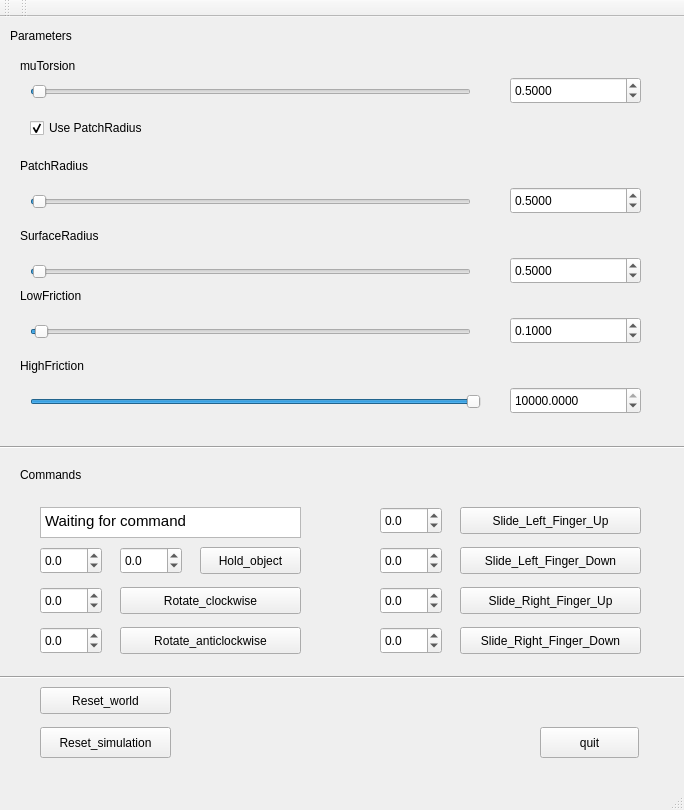
<?xml version="1.0" encoding="UTF-8"?>
<ui version="4.0">
 <class>MainWindow</class>
 <widget class="QMainWindow" name="MainWindow">
  <property name="geometry">
   <rect>
    <x>0</x>
    <y>0</y>
    <width>684</width>
    <height>810</height>
   </rect>
  </property>
  <property name="windowTitle">
   <string>MainWindow</string>
  </property>
  <widget class="QWidget" name="centralwidget">
   <widget class="QSlider" name="slider_muTorsion">
    <property name="geometry">
     <rect>
      <x>30</x>
      <y>60</y>
      <width>441</width>
      <height>29</height>
     </rect>
    </property>
    <property name="maximum">
     <number>1000000</number>
    </property>
    <property name="value">
     <number>500</number>
    </property>
    <property name="orientation">
     <enum>Qt::Horizontal</enum>
    </property>
    <property name="tickPosition">
     <enum>QSlider::NoTicks</enum>
    </property>
   </widget>
   <widget class="QSlider" name="slider_PatchRadius">
    <property name="geometry">
     <rect>
      <x>30</x>
      <y>170</y>
      <width>441</width>
      <height>29</height>
     </rect>
    </property>
    <property name="maximum">
     <number>1000000</number>
    </property>
    <property name="value">
     <number>500</number>
    </property>
    <property name="orientation">
     <enum>Qt::Horizontal</enum>
    </property>
   </widget>
   <widget class="QSlider" name="slider_SurfaceRadius">
    <property name="geometry">
     <rect>
      <x>30</x>
      <y>240</y>
      <width>441</width>
      <height>29</height>
     </rect>
    </property>
    <property name="maximum">
     <number>1000000</number>
    </property>
    <property name="value">
     <number>500</number>
    </property>
    <property name="orientation">
     <enum>Qt::Horizontal</enum>
    </property>
   </widget>
   <widget class="QLabel" name="label_muTorsion">
    <property name="geometry">
     <rect>
      <x>20</x>
      <y>40</y>
      <width>91</width>
      <height>17</height>
     </rect>
    </property>
    <property name="text">
     <string>muTorsion</string>
    </property>
   </widget>
   <widget class="QLabel" name="label_PatchRadius">
    <property name="geometry">
     <rect>
      <x>20</x>
      <y>140</y>
      <width>101</width>
      <height>17</height>
     </rect>
    </property>
    <property name="text">
     <string>PatchRadius</string>
    </property>
   </widget>
   <widget class="QLabel" name="label_SurfaceRadius">
    <property name="geometry">
     <rect>
      <x>20</x>
      <y>210</y>
      <width>111</width>
      <height>17</height>
     </rect>
    </property>
    <property name="text">
     <string>SurfaceRadius</string>
    </property>
   </widget>
   <widget class="QPushButton" name="quit_button">
    <property name="geometry">
     <rect>
      <x>540</x>
      <y>710</y>
      <width>99</width>
      <height>31</height>
     </rect>
    </property>
    <property name="text">
     <string>quit</string>
    </property>
   </widget>
   <widget class="QLabel" name="label_Parameters">
    <property name="geometry">
     <rect>
      <x>10</x>
      <y>10</y>
      <width>131</width>
      <height>17</height>
     </rect>
    </property>
    <property name="text">
     <string>Parameters</string>
    </property>
   </widget>
   <widget class="QSlider" name="slider_LowFriction">
    <property name="geometry">
     <rect>
      <x>30</x>
      <y>300</y>
      <width>441</width>
      <height>29</height>
     </rect>
    </property>
    <property name="maximum">
     <number>100000000</number>
    </property>
    <property name="value">
     <number>1000</number>
    </property>
    <property name="orientation">
     <enum>Qt::Horizontal</enum>
    </property>
   </widget>
   <widget class="QSlider" name="slider_HighFriction">
    <property name="geometry">
     <rect>
      <x>30</x>
      <y>370</y>
      <width>451</width>
      <height>29</height>
     </rect>
    </property>
    <property name="maximum">
     <number>100000000</number>
    </property>
    <property name="value">
     <number>100000000</number>
    </property>
    <property name="orientation">
     <enum>Qt::Horizontal</enum>
    </property>
   </widget>
   <widget class="QLabel" name="label_HighFriction">
    <property name="geometry">
     <rect>
      <x>20</x>
      <y>340</y>
      <width>111</width>
      <height>17</height>
     </rect>
    </property>
    <property name="text">
     <string>HighFriction</string>
    </property>
   </widget>
   <widget class="QLabel" name="label_LowFriction">
    <property name="geometry">
     <rect>
      <x>20</x>
      <y>270</y>
      <width>101</width>
      <height>17</height>
     </rect>
    </property>
    <property name="text">
     <string>LowFriction</string>
    </property>
   </widget>
   <widget class="Line" name="line">
    <property name="geometry">
     <rect>
      <x>0</x>
      <y>420</y>
      <width>801</width>
      <height>20</height>
     </rect>
    </property>
    <property name="orientation">
     <enum>Qt::Horizontal</enum>
    </property>
   </widget>
   <widget class="QLabel" name="label_Commands">
    <property name="geometry">
     <rect>
      <x>20</x>
      <y>450</y>
      <width>111</width>
      <height>16</height>
     </rect>
    </property>
    <property name="text">
     <string>Commands</string>
    </property>
   </widget>
   <widget class="QPushButton" name="pushButton_HoldObject">
    <property name="geometry">
     <rect>
      <x>200</x>
      <y>530</y>
      <width>101</width>
      <height>27</height>
     </rect>
    </property>
    <property name="text">
     <string>Hold_object</string>
    </property>
   </widget>
   <widget class="QPushButton" name="pushButton_SlideLeftFingerDown">
    <property name="geometry">
     <rect>
      <x>460</x>
      <y>530</y>
      <width>181</width>
      <height>27</height>
     </rect>
    </property>
    <property name="text">
     <string>Slide_Left_Finger_Down</string>
    </property>
   </widget>
   <widget class="QPushButton" name="pushButton_SlideLeftFingerUp">
    <property name="geometry">
     <rect>
      <x>460</x>
      <y>490</y>
      <width>181</width>
      <height>27</height>
     </rect>
    </property>
    <property name="text">
     <string>Slide_Left_Finger_Up</string>
    </property>
   </widget>
   <widget class="QPushButton" name="pushButton_SlideRightFingerDown">
    <property name="geometry">
     <rect>
      <x>460</x>
      <y>610</y>
      <width>181</width>
      <height>27</height>
     </rect>
    </property>
    <property name="text">
     <string>Slide_Right_Finger_Down</string>
    </property>
   </widget>
   <widget class="QPushButton" name="pushButton_SlideRightFingerUp">
    <property name="geometry">
     <rect>
      <x>460</x>
      <y>570</y>
      <width>181</width>
      <height>27</height>
     </rect>
    </property>
    <property name="text">
     <string>Slide_Right_Finger_Up</string>
    </property>
   </widget>
   <widget class="QPushButton" name="pushButton_ResetWorld">
    <property name="geometry">
     <rect>
      <x>40</x>
      <y>670</y>
      <width>131</width>
      <height>27</height>
     </rect>
    </property>
    <property name="text">
     <string>Reset_world</string>
    </property>
   </widget>
   <widget class="QPushButton" name="pushButton_ResetSimulation">
    <property name="geometry">
     <rect>
      <x>40</x>
      <y>710</y>
      <width>131</width>
      <height>31</height>
     </rect>
    </property>
    <property name="text">
     <string>Reset_simulation</string>
    </property>
   </widget>
   <widget class="Line" name="line_3">
    <property name="geometry">
     <rect>
      <x>0</x>
      <y>650</y>
      <width>801</width>
      <height>20</height>
     </rect>
    </property>
    <property name="orientation">
     <enum>Qt::Horizontal</enum>
    </property>
   </widget>
   <widget class="QDoubleSpinBox" name="spinbox_HoldObjectLeft">
    <property name="geometry">
     <rect>
      <x>40</x>
      <y>530</y>
      <width>62</width>
      <height>27</height>
     </rect>
    </property>
    <property name="decimals">
     <number>1</number>
    </property>
    <property name="minimum">
     <double>-0.800000000000000</double>
    </property>
    <property name="maximum">
     <double>0.800000000000000</double>
    </property>
    <property name="singleStep">
     <double>0.100000000000000</double>
    </property>
   </widget>
   <widget class="QDoubleSpinBox" name="spinbox_HoldObjectRight">
    <property name="geometry">
     <rect>
      <x>120</x>
      <y>530</y>
      <width>62</width>
      <height>27</height>
     </rect>
    </property>
    <property name="decimals">
     <number>1</number>
    </property>
    <property name="minimum">
     <double>-0.800000000000000</double>
    </property>
    <property name="maximum">
     <double>0.800000000000000</double>
    </property>
    <property name="singleStep">
     <double>0.100000000000000</double>
    </property>
   </widget>
   <widget class="QDoubleSpinBox" name="spinbox_SlideLeftFingerDown">
    <property name="geometry">
     <rect>
      <x>380</x>
      <y>530</y>
      <width>62</width>
      <height>27</height>
     </rect>
    </property>
    <property name="decimals">
     <number>1</number>
    </property>
    <property name="minimum">
     <double>-0.800000000000000</double>
    </property>
    <property name="maximum">
     <double>0.800000000000000</double>
    </property>
    <property name="singleStep">
     <double>0.100000000000000</double>
    </property>
   </widget>
   <widget class="QDoubleSpinBox" name="spinbox_SlideLeftFingerUp">
    <property name="geometry">
     <rect>
      <x>380</x>
      <y>490</y>
      <width>62</width>
      <height>27</height>
     </rect>
    </property>
    <property name="decimals">
     <number>1</number>
    </property>
    <property name="minimum">
     <double>-0.800000000000000</double>
    </property>
    <property name="maximum">
     <double>0.800000000000000</double>
    </property>
    <property name="singleStep">
     <double>0.100000000000000</double>
    </property>
   </widget>
   <widget class="QDoubleSpinBox" name="spinbox_SlideRightFingerDown">
    <property name="geometry">
     <rect>
      <x>380</x>
      <y>610</y>
      <width>62</width>
      <height>27</height>
     </rect>
    </property>
    <property name="decimals">
     <number>1</number>
    </property>
    <property name="minimum">
     <double>-0.800000000000000</double>
    </property>
    <property name="maximum">
     <double>0.800000000000000</double>
    </property>
    <property name="singleStep">
     <double>0.100000000000000</double>
    </property>
   </widget>
   <widget class="QDoubleSpinBox" name="spinbox_SlideRightFingerUp">
    <property name="geometry">
     <rect>
      <x>380</x>
      <y>570</y>
      <width>62</width>
      <height>27</height>
     </rect>
    </property>
    <property name="decimals">
     <number>1</number>
    </property>
    <property name="minimum">
     <double>-0.800000000000000</double>
    </property>
    <property name="maximum">
     <double>0.800000000000000</double>
    </property>
    <property name="singleStep">
     <double>0.100000000000000</double>
    </property>
   </widget>
   <widget class="QTextEdit" name="textEdit">
    <property name="geometry">
     <rect>
      <x>40</x>
      <y>490</y>
      <width>261</width>
      <height>31</height>
     </rect>
    </property>
    <property name="html">
     <string>&lt;!DOCTYPE HTML PUBLIC &quot;-//W3C//DTD HTML 4.0//EN&quot; &quot;http://www.w3.org/TR/REC-html40/strict.dtd&quot;&gt;
&lt;html&gt;&lt;head&gt;&lt;meta name=&quot;qrichtext&quot; content=&quot;1&quot; /&gt;&lt;style type=&quot;text/css&quot;&gt;
p, li { white-space: pre-wrap; }
&lt;/style&gt;&lt;/head&gt;&lt;body style=&quot; font-family:'Ubuntu'; font-size:11pt; font-weight:400; font-style:normal;&quot;&gt;
&lt;p style=&quot; margin-top:0px; margin-bottom:0px; margin-left:0px; margin-right:0px; -qt-block-indent:0; text-indent:0px;&quot;&gt;Waiting for command&lt;/p&gt;&lt;/body&gt;&lt;/html&gt;</string>
    </property>
   </widget>
   <widget class="QDoubleSpinBox" name="spinbox_MuTorsion">
    <property name="geometry">
     <rect>
      <x>510</x>
      <y>60</y>
      <width>131</width>
      <height>27</height>
     </rect>
    </property>
    <property name="decimals">
     <number>4</number>
    </property>
    <property name="maximum">
     <double>1000.000000000000000</double>
    </property>
    <property name="value">
     <double>0.500000000000000</double>
    </property>
   </widget>
   <widget class="QDoubleSpinBox" name="spinbox_PatchRadius">
    <property name="geometry">
     <rect>
      <x>510</x>
      <y>170</y>
      <width>131</width>
      <height>27</height>
     </rect>
    </property>
    <property name="decimals">
     <number>4</number>
    </property>
    <property name="maximum">
     <double>1000.000000000000000</double>
    </property>
    <property name="value">
     <double>0.500000000000000</double>
    </property>
   </widget>
   <widget class="QDoubleSpinBox" name="spinbox_SurfaceRadius">
    <property name="geometry">
     <rect>
      <x>510</x>
      <y>240</y>
      <width>131</width>
      <height>27</height>
     </rect>
    </property>
    <property name="decimals">
     <number>4</number>
    </property>
    <property name="maximum">
     <double>1000.000000000000000</double>
    </property>
    <property name="value">
     <double>0.500000000000000</double>
    </property>
   </widget>
   <widget class="QDoubleSpinBox" name="spinbox_LowFriction">
    <property name="geometry">
     <rect>
      <x>510</x>
      <y>300</y>
      <width>131</width>
      <height>27</height>
     </rect>
    </property>
    <property name="decimals">
     <number>4</number>
    </property>
    <property name="maximum">
     <double>10000.000000000000000</double>
    </property>
    <property name="value">
     <double>0.100000000000000</double>
    </property>
   </widget>
   <widget class="QDoubleSpinBox" name="spinbox_HighFriction">
    <property name="geometry">
     <rect>
      <x>510</x>
      <y>370</y>
      <width>131</width>
      <height>27</height>
     </rect>
    </property>
    <property name="decimals">
     <number>4</number>
    </property>
    <property name="maximum">
     <double>10000.000000000000000</double>
    </property>
    <property name="value">
     <double>10000.000000000000000</double>
    </property>
   </widget>
   <widget class="QCheckBox" name="checkBox_PatchRadius">
    <property name="geometry">
     <rect>
      <x>30</x>
      <y>100</y>
      <width>161</width>
      <height>22</height>
     </rect>
    </property>
    <property name="text">
     <string>Use PatchRadius</string>
    </property>
    <property name="checked">
     <bool>true</bool>
    </property>
    <property name="tristate">
     <bool>false</bool>
    </property>
   </widget>
   <widget class="QDoubleSpinBox" name="spinbox_RotateAnticlockwise">
    <property name="geometry">
     <rect>
      <x>40</x>
      <y>610</y>
      <width>62</width>
      <height>27</height>
     </rect>
    </property>
    <property name="decimals">
     <number>1</number>
    </property>
    <property name="minimum">
     <double>-0.800000000000000</double>
    </property>
    <property name="maximum">
     <double>0.800000000000000</double>
    </property>
    <property name="singleStep">
     <double>0.100000000000000</double>
    </property>
   </widget>
   <widget class="QDoubleSpinBox" name="spinbox_RotateClockwise">
    <property name="geometry">
     <rect>
      <x>40</x>
      <y>570</y>
      <width>62</width>
      <height>27</height>
     </rect>
    </property>
    <property name="decimals">
     <number>1</number>
    </property>
    <property name="minimum">
     <double>-0.800000000000000</double>
    </property>
    <property name="maximum">
     <double>0.800000000000000</double>
    </property>
    <property name="singleStep">
     <double>0.100000000000000</double>
    </property>
   </widget>
   <widget class="QPushButton" name="pushButton_RotateAnticlockwise">
    <property name="geometry">
     <rect>
      <x>120</x>
      <y>610</y>
      <width>181</width>
      <height>27</height>
     </rect>
    </property>
    <property name="text">
     <string>Rotate_anticlockwise</string>
    </property>
   </widget>
   <widget class="QPushButton" name="pushButton_RotateClockwise">
    <property name="geometry">
     <rect>
      <x>120</x>
      <y>570</y>
      <width>181</width>
      <height>27</height>
     </rect>
    </property>
    <property name="text">
     <string>Rotate_clockwise</string>
    </property>
   </widget>
  </widget>
  <widget class="QMenuBar" name="menubar">
   <property name="geometry">
    <rect>
     <x>0</x>
     <y>0</y>
     <width>684</width>
     <height>25</height>
    </rect>
   </property>
  </widget>
  <widget class="QStatusBar" name="statusbar"/>
  <widget class="QToolBar" name="toolBar">
   <property name="windowTitle">
    <string>toolBar</string>
   </property>
   <attribute name="toolBarArea">
    <enum>TopToolBarArea</enum>
   </attribute>
   <attribute name="toolBarBreak">
    <bool>false</bool>
   </attribute>
  </widget>
  <widget class="QToolBar" name="toolBar_2">
   <property name="windowTitle">
    <string>toolBar_2</string>
   </property>
   <attribute name="toolBarArea">
    <enum>TopToolBarArea</enum>
   </attribute>
   <attribute name="toolBarBreak">
    <bool>false</bool>
   </attribute>
  </widget>
 </widget>
 <resources/>
 <connections>
  <connection>
   <sender>quit_button</sender>
   <signal>clicked()</signal>
   <receiver>MainWindow</receiver>
   <slot>close()</slot>
   <hints>
    <hint type="sourcelabel">
     <x>729</x>
     <y>528</y>
    </hint>
    <hint type="destinationlabel">
     <x>399</x>
     <y>299</y>
    </hint>
   </hints>
  </connection>
 </connections>
</ui>
